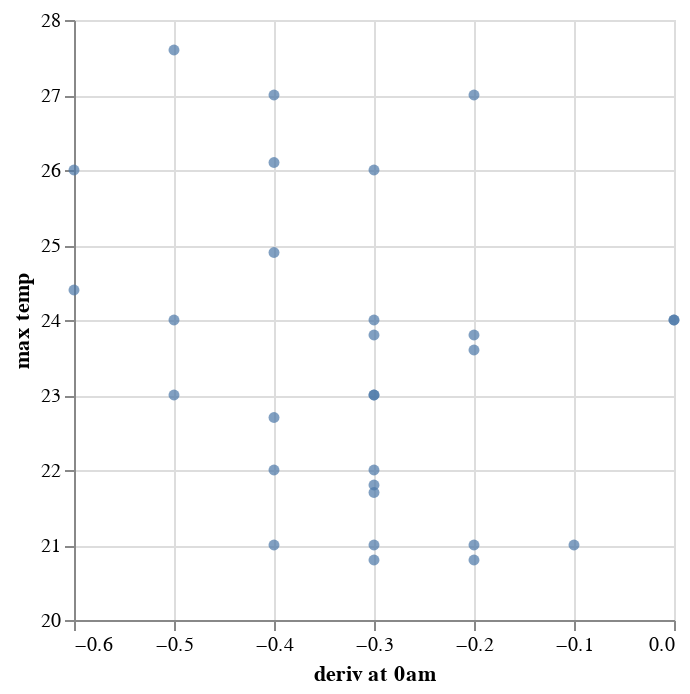

Notebook cell for this chart:
### Code cell
alt.Chart(tstar_peak_df).mark_circle().encode(
    alt.X(f"deriv at {t_star}am:Q").scale(zero=False),
    alt.Y("max temp:Q").scale(zero=False),
)

### Figure 1 — Vega-Lite specification as saved in the notebook (floating-point values rounded to 4 significant figures)
{"config": {"view": {"continuousWidth": 300, "continuousHeight": 300}}, "data": {"name": "data-59c269e97a62252a5ac731e81fdaf350"}, "mark": {"type": "circle"}, "encoding": {"x": {"field": "deriv at 0am", "scale": {"zero": false}, "type": "quantitative"}, "y": {"field": "max temp", "scale": {"zero": false}, "type": "quantitative"}}, "$schema": "https://vega.github.io/schema/vega-lite/v5.20.1.json", "datasets": {"data-59c269e97a62252a5ac731e81fdaf350": [{"datetime": "2020-07-01T00:00:00", "deriv at 0am": 0.0, "max temp": 24.0}, {"datetime": "2020-07-02T00:00:00", "deriv at 0am": -0.5, "max temp": 23.0}, {"datetime": "2020-07-03T00:00:00", "deriv at 0am": -0.4, "max temp": 21.0}, {"datetime": "2020-07-04T00:00:00", "deriv at 0am": -0.2, "max temp": 27.0}, {"datetime": "2020-07-05T00:00:00", "deriv at 0am": -0.5, "max temp": 27.6}, {"datetime": "2020-07-06T00:00:00", "deriv at 0am": -0.6, "max temp": 26.0}, {"datetime": "2020-07-07T00:00:00", "deriv at 0am": -0.6, "max temp": 24.4}, {"datetime": "2020-07-08T00:00:00", "deriv at 0am": -0.4, "max temp": 24.9}, {"datetime": "2020-07-09T00:00:00", "deriv at 0am": -0.4, "max temp": 26.1}, {"datetime": "2020-07-10T00:00:00", "deriv at 0am": -0.5, "max temp": 24.0}, {"datetime": "2020-07-11T00:00:00", "deriv at 0am": -0.3, "max temp": 26.0}, {"datetime": "2020-07-12T00:00:00", "deriv at 0am": -0.4, "max temp": 27.0}, {"datetime": "2020-07-13T00:00:00", "deriv at 0am": -0.4, "max temp": 22.0}, {"datetime": "2020-07-14T00:00:00", "deriv at 0am": -0.2, "max temp": 23.6}, {"datetime": "2020-07-15T00:00:00", "deriv at 0am": -0.3, "max temp": 23.8}, {"datetime": "2020-07-16T00:00:00", "deriv at 0am": -0.3, "max temp": 21.0}, {"datetime": "2020-07-17T00:00:00", "deriv at 0am": 0.0, "max temp": 24.0}, {"datetime": "2020-07-18T00:00:00", "deriv at 0am": -0.3, "max temp": 23.0}, {"datetime": "2020-07-19T00:00:00", "deriv at 0am": -0.3, "max temp": 21.8}, {"datetime": "2020-07-20T00:00:00", "deriv at 0am": -0.3, "max temp": 20.8}, {"datetime": "2020-07-21T00:00:00", "deriv at 0am": -0.1, "max temp": 21.0}, {"datetime": "2020-07-22T00:00:00", "deriv at 0am": -0.3, "max temp": 24.0}, {"datetime": "2020-07-23T00:00:00", "deriv at 0am": -0.4, "max temp": 22.7}, {"datetime": "2020-07-24T00:00:00", "deriv at 0am": -0.2, "max temp": 20.8}, {"datetime": "2020-07-25T00:00:00", "deriv at 0am": -0.2, "max temp": 23.8}, {"datetime": "2020-07-26T00:00:00", "deriv at 0am": -0.3, "max temp": 23.0}, {"datetime": "2020-07-27T00:00:00", "deriv at 0am": -0.3, "max temp": 22.0}, {"datetime": "2020-07-28T00:00:00", "deriv at 0am": -0.2, "max temp": 21.0}, {"datetime": "2020-07-29T00:00:00", "deriv at 0am": -0.3, "max temp": 21.7}]}}
